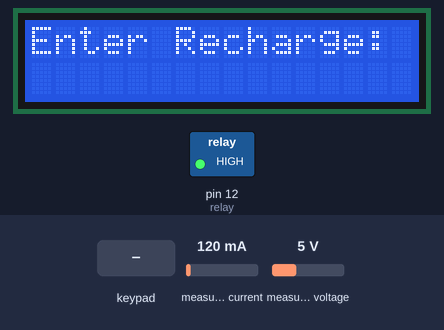
A sketch run on a simulated Arduino Uno, built with avr-gcc and run on an emulated ATmega328P. Shown: 16×2 character LCD, switched loads named in the sketch (green lamp = pin HIGH). Inputs (shaded band) come from the test bench; at power-on: measured current 120 mA, measured voltage 5 V.

Above: at 2.8 s.
2.9 s: keypad keys 7 6 5 4 pressed 0.4 s apart
At 6.2 s:
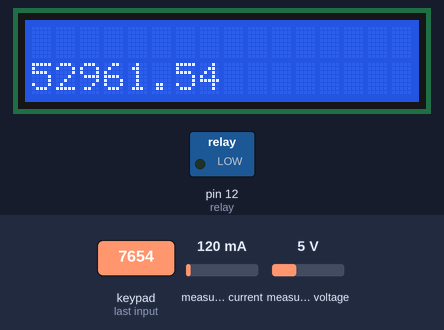
7.5 s: measured current set to 40 mA
At 9.6 s:
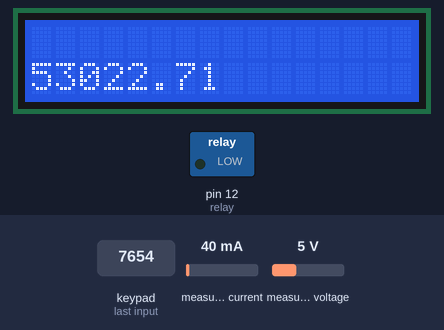
10.5 s: measured voltage set to 0.3 V
At 13.0 s:
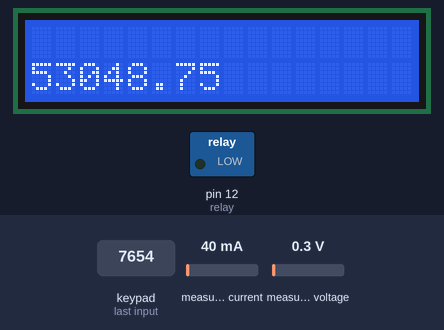
13.5 s: measured current set to 500 mA
At 15.4 s:
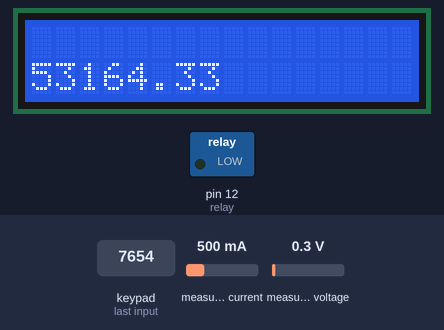
16.5 s: measured voltage set to 3.8 V
At 18.9 s:
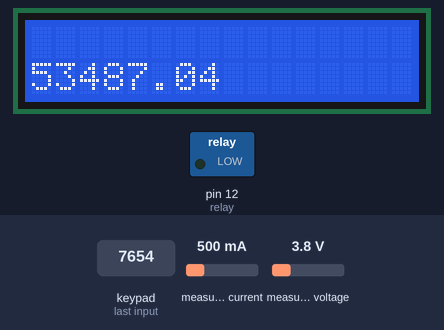
19.5 s: measured current set to 1000 mA
At 23.1 s:
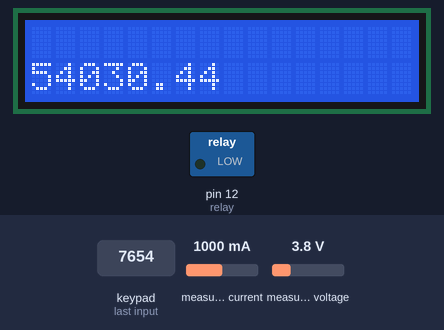
Timing chart, 0 to 23.5 s (numbered marks = the images above; inputs shaded):
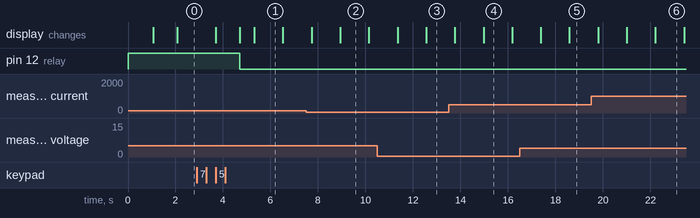

The sketch:

prepaidmeter.ino
```cpp
//PREPAID ENERGY METER BY YASH GAJERA
//VERSION 1.0


#include "EmonLib.h"
EnergyMonitor emon1;
#include <LiquidCrystal.h>
#include <Keypad.h>

LiquidCrystal lcd(9,8,A0,A1,A2,A3 );

const byte ROWS = 4;
const byte COLS = 3;
char keys[ROWS][COLS] = {
{'1','2','3'},
{'4','5','6'},
{'7','8','9'},
{'*','0','#'}
};
byte rowPins[ROWS] = {7,6,5,4};
byte colPins[COLS] = {3,2,1};

Keypad kpd = Keypad( makeKeymap(keys), rowPins, colPins, ROWS, COLS );

float total;
float test;
float test1=0;
float test2=0;
float unit=0;
#define relay 12

void setup()
{
  pinMode(relay,OUTPUT);
  digitalWrite(relay, HIGH);
  Serial.begin(9600);
  emon1.voltage(4, 255, 10);
  emon1.current(5, 9);
  lcd.begin(16, 2);
  lcd.noCursor();
  lcd.setCursor(0, 0);
  lcd.print("Energy Meter");
  delay(1000);
  lcd.clear();
  lcd.setCursor(0, 0);
  lcd.print("by YASH GAJERA");
  delay(1000);
  lcd.clear();
  lcd.setCursor(0, 0);
  lcd.print("Enter Recharge:");
  input();
  digitalWrite(relay, LOW);
  unitcal();
  balance();


}
void loop()
{
}

void unitcal(void)
{
  unit = (total/52000)*3600000;
  lcd.clear();
  lcd.setCursor(0, 0);
  lcd.print("your Recharge");
  lcd.print(unit);
}
void input(void)
{
   lable: test = kpd.getKey();
    if(test)
    {
      test=test-48;
      test=test*100;
      goto lable1;
    }
    else
    {
      goto lable;
    lable1: test1 = kpd.getKey();
    if(test1)
    {
      test1=test1-48;
      test1=test1*10;
      goto lable2;
    }
    else
    {
      goto lable1;
    }
   lable2: test2 = kpd.getKey();
    if(test2)
    {
      test2=test2-48;
      goto total;
    }
    else
    {
      goto lable2;
    }
    total:total=test+test1+test2;
    lcd.setCursor(0, 1);
    lcd.print(total);
    delay(1000);
    }
}

void balance(void)
{
        emon1.calcVI(20,2000);
        float realPower = 0-emon1.realPower;
        emon1.calcVI(20,2000);
        realPower = emon1.realPower;
  unitc:emon1.calcVI(20,2000);
        realPower = emon1.realPower;
        lcd.print(realPower);
        lcd.clear();
        lcd.setCursor(0, 0);

        lcd.setCursor(0, 1);
        lcd.print(unit);

  if(unit > 0)
  {
     unit = unit + realPower;
     delay(1000);
     goto unitc;
  }
  else
  {
    digitalWrite(relay,HIGH);
    exit();
  }


  }

void exit(void)
{
  lcd.clear();
  lcd.setCursor(0, 0);
  lcd.print("Balance Zero");
  lcd.setCursor(0, 1);
  lcd.print("Plz Recharge");
}
```

Measured:
- after the input at 2.9 s, pin 12 (relay): HIGH → LOW after 1.8 s; the display: first changes after 0.81 s (image 1 shows a later state)
- what the display in image 1 shows lasts 1.2 s, from 5.3 s to 6.5 s
